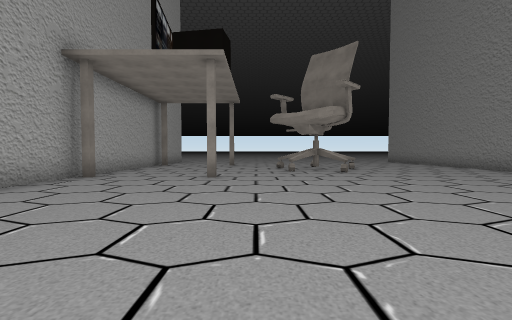
View 1 (above)

12 first-person views from a walk through a scene from a Unity 3-D project. The camera is 1.3 m above the floor, tilts 2° down and sees 90° across. The floor is counted in squares, 2 m on a side. Each view is taken from the middle of a square. On the plan, view 1 faces up. The plan holds only what a view shows up to about 9 squares ahead; the rest is blank. The place goes on beyond the plan. The player is left out. Some surface patterns are stand-ins.

View 2
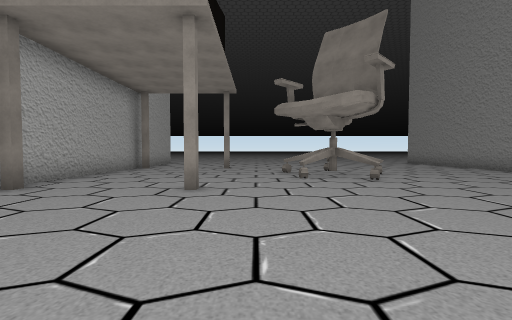

View 3
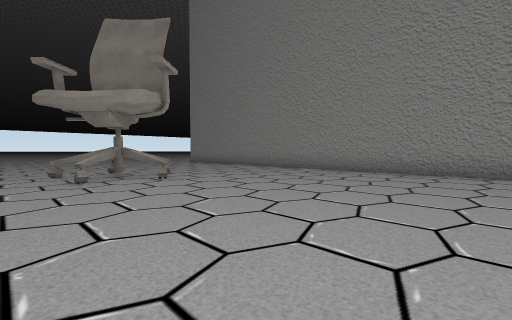

View 4
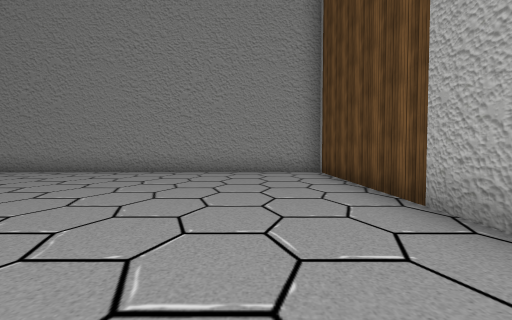

View 5
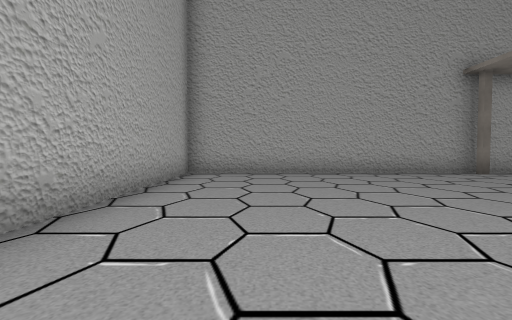

View 6
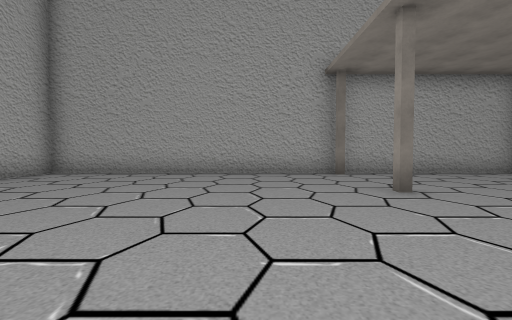

View 7
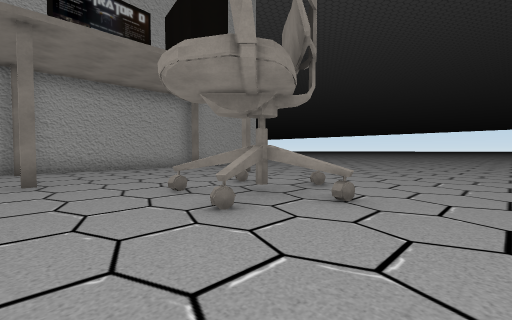

View 8
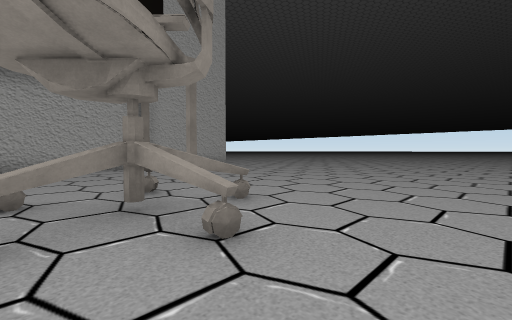

View 9
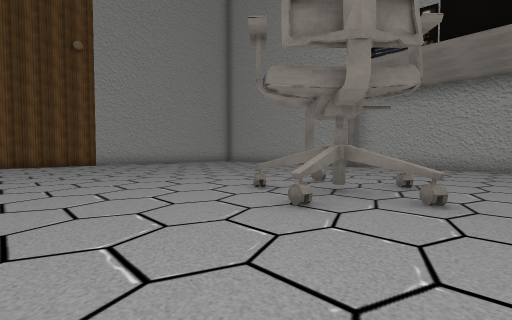

View 10
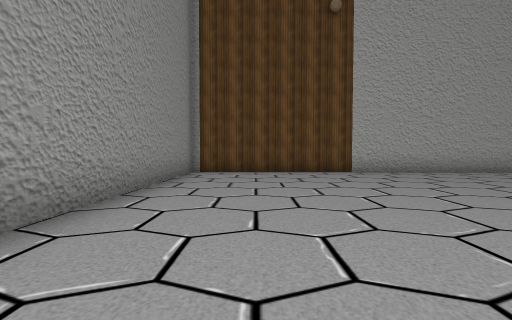

View 11
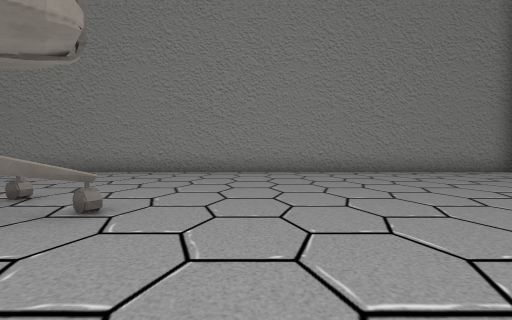

View 12
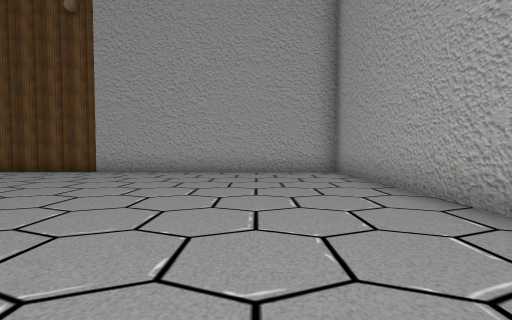

### Floor plan
Points are (right, up) in squares from view 1. A wall is a line through its corners. A room is listed if a view was taken in it or the views show most of it. See-through windows are left out.
Room 1 (views 1, 2, 3, 4, 5, 6, 7, 8, 9, 10, 11, 12)
walls: (2.7, 7.7) (2, 9.1); (1.8, 8.4) (1, 8); (2.4, 8.5) (2.1, 8.9) (1, 7.9); (2.4, 8.8) (1, 9.6); (2.2, 9) (2.6, 8.2); (2.4, 9.1) (3.6, 9.3); (2.7, 9.2) (1.6, 8.6); (2.1, 9.7) (2.2, 9.1); (3.6, 9.2) (2.4, 8.8) (2.6, 8) (2.1, 8.6); (3.6, 9.2) (2.1, 9); (2.4, 10.5) (2.4, 9.1) (2.9, 9); (2.5, 10.5) (2.2, 9.1); (-4.5, 11.5) (-4.5, -2) (8, -2) (8, 11.5)

Where each view was taken, in squares from view 1:
view 1: 0 up, 0 right, facing up
view 2: 2 up, 0 right, facing up
view 3: 2 up, 0 right, facing up-right
view 4: 0 up, 0 right, facing right
view 5: 0 up, 3 right, facing left
view 6: 4 up, 3 right, facing left
view 7: 6 up, 5 right, facing up-left
view 8: 8 up, 5 right, facing up-left
view 9: 11 up, 6 right, facing down-left
view 10: 6 up, 6 right, facing down
view 11: 6 up, 0 right, facing right
view 12: 6 up, 2 left, facing down
